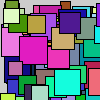
Frame 1 (no input)
Frame 60 (the mouse pressed at the canvas centre just before this capture): identical to frame 1, image omitted
Frame 120 (the mouse held since frame 60 and released just before this capture): identical to frame 1, image omitted

The Processing sketch that drew this single still picture (run headless with seeded random() and noise(); from frame 60 on, the mouse is pressed at the canvas centre):

// Processing sketch: clase_cuadrada
// ── clase_cuadrada.pde
Cuadrado cuadrado;
ArrayList<Cuadrado> cuadrados;



void setup () {
  //cuadrado = new Cuadrado();
  //cuadrado = new Cuadrado(20, 20, 10);
  //cuadrado = new Cuadrado(50, 50, 10, 0, 125, 0);
  cuadrados = new ArrayList<Cuadrado>();
  
  for (int i = 0; i < 100; i++) {
    float x = random(0, 100);
    float y = random(0, 100);
    float lado = random(10, 30);
    int r = int(random(0,255));
    int g = int(random(0,255));
    int b = int(random(0,255));
    cuadrados.add(new Cuadrado(x, y, lado, r, g, b));  
  } 
}

void draw () {
  //println(cuadrado.x + " " + cuadrado.y);
  //cuadrado.Dibujar();
  
  for (int i = 0; i < cuadrados.size(); i++) {
    Cuadrado c =  cuadrados.get(i);
    c.Dibujar(); 
  }
  
}

// ── Cuadrado.pde
class Cuadrado {
  float x; // Coordenada en X
  float y; // Coordanada en Y
  float lado; // Tamaño del lado
  color relleno;
  
  Cuadrado () {
    x = 0;
    y = 0;
    lado = 10;
    relleno = color (100, 0, 0);
  }
   
  Cuadrado (float x, float y, float lado) {
    this.x = x;
    this.y = y;
    this.lado = lado;
    relleno = color (100, 0, 0);
  } 
 
  Cuadrado (float x, float y, float lado, int r, int g, int b) {
    this.x = x;
    this.y = y;
    this.lado = lado;
    relleno = color (r, g, b);
  } 
 
  void Dibujar () {
    fill(relleno);
    square(x, y, lado);
  }
}
